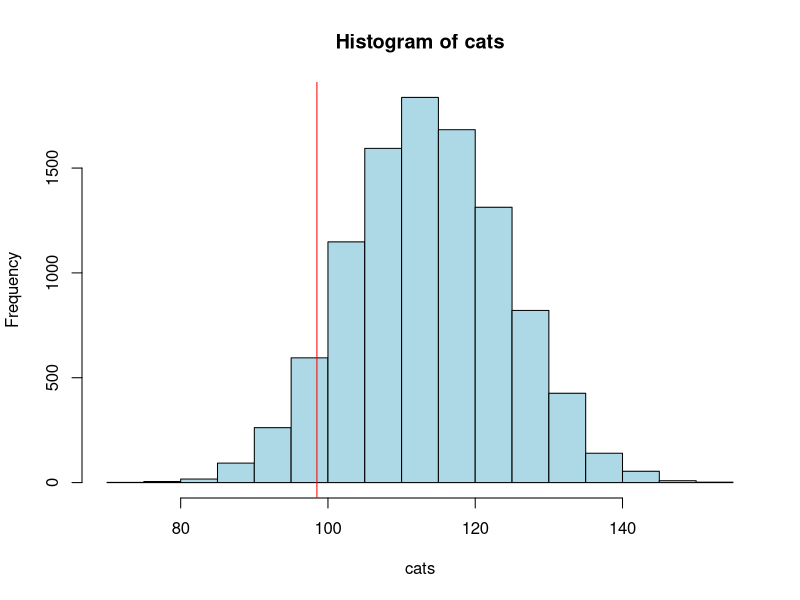
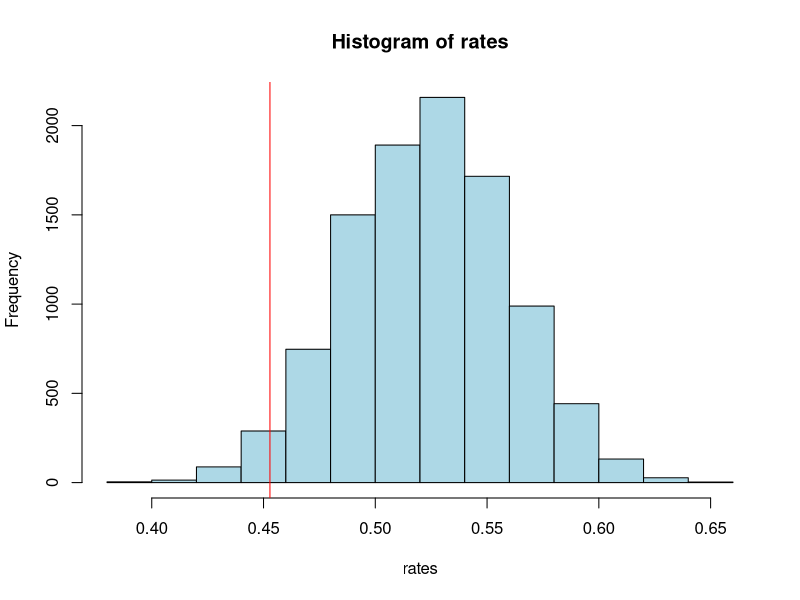
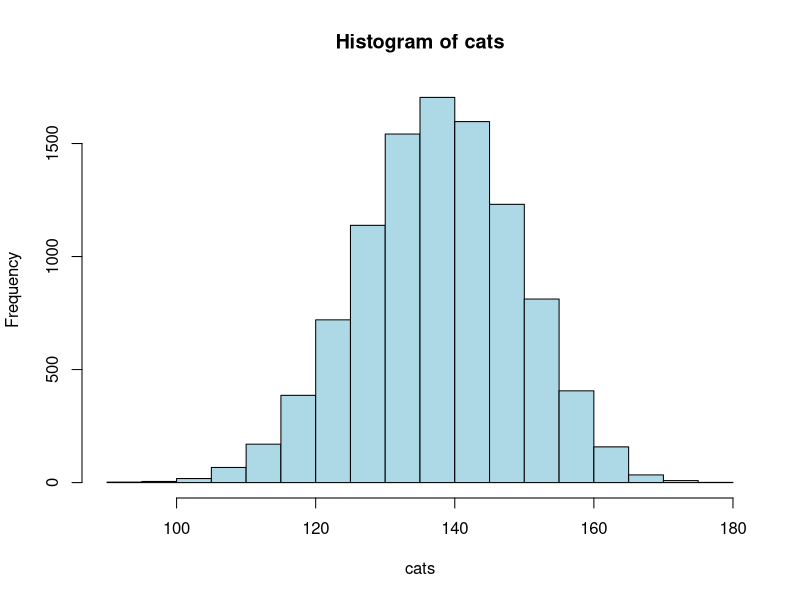
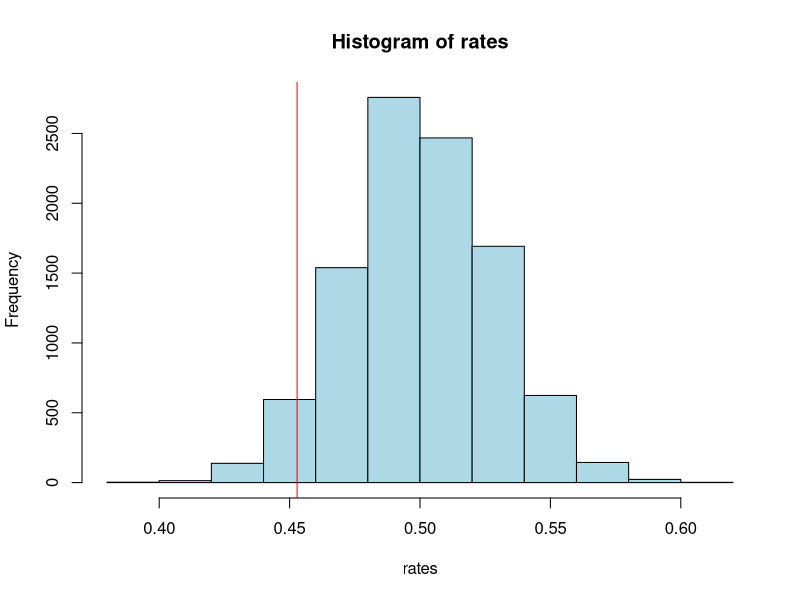

Here is the R script that generated these plots, in order:
## ---- chunk 1
knitr::opts_chunk$set(echo = TRUE)
## ---- chunk 2
df1 <- read.csv("../../Data/experiment1_FINAL.csv", colClasses=c(system1024="character"))
df1i <- subset(df1,condition=="I")
df1c <- subset(df1,condition=="C")
## ---- chunk 3
MCMC <- function(N,subsamples) {
	ncats <- rep(NA,N)   # total unique category systems found by the sample of 45 chains
	ntries <- rep(NA,N)  # put the total number of generations in all sampled chains here (= total tries)
	nt <- unique(df1i$trajectory)
	for (i in 1:N) {
		samples <- sample(nt,subsamples,replace=FALSE)
		ncats[i] <- length(unique(df1i$system1024[df1i$trajectory %in% samples]))
		ntries[i] <- length(df1i$system1024[df1i$trajectory %in% samples])
	}
	return(list(ncats,ntries))
}

bound95 <- function(my_list,type) {
	sorted <- sort(my_list)
	if (type == "lower") { result <- sorted[ceiling(length(my_list)*.025)+1] }
	if (type == "upper") { result <- sorted[floor(length(my_list)*.925)] }
	return(result)
}
## ---- chunk 4
result <- MCMC(10000,45)
cats <- result[[1]]
tries <- result[[2]]
rates <- cats/tries
## ---- chunk 5
hist(cats,col="lightblue")
abline(v=length(unique(df1i$system1024))/2,col="red")
## ---- chunk 6
hist(rates,col="lightblue")
abline(v=length(unique(df1i$system1024))/nrow(df1i),col="red")
## ---- chunk 7
MCMC2 <- function(N,subsamples) {
	ncats <- rep(NA,N)   # total unique category systems found by the sample of 45 chains
	ntries <- rep(NA,N)  # put the total number of generations in all sampled chains here (= total tries)
	nt <- unique(df1i$trajectory)
	for (i in 1:N) {
		samples <- sample(nt,subsamples,replace=TRUE)
		ncats[i] <- length(unique(df1i$system1024[df1i$trajectory %in% samples]))
		ntries[i] <- length(df1i$system1024[df1i$trajectory %in% samples])
	}
	return(list(ncats,ntries))
}

result <- MCMC2(10000,90)
cats <- result[[1]]
tries <- result[[2]]
rates <- cats/tries

bound95(cats,"lower")
bound95(cats,"upper")
## ---- chunk 8
hist(cats,col="lightblue")
abline(v=length(unique(df1i$system1024)),col="red")
## ---- chunk 9
bound95(rates,"lower")
bound95(rates,"upper")
hist(rates,col="lightblue")
abline(v=length(unique(df1i$system1024))/nrow(df1i),col="red")
